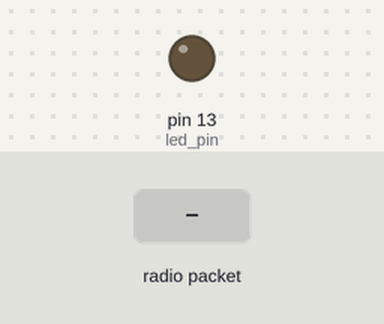
Bench run of a sketch on a simulated Arduino Uno, built with avr-gcc and run on an emulated ATmega328P. On the bench: output pins drawn as LEDs (lit = HIGH). The inputs (shaded band) are chosen by the test bench. No radio packets arrive unless stated; what the sketch prints to the serial monitor is not drawn.

Above: at 1.2 s.
1.3 s: radio packet "1" arrives
Timing chart, 0 to 4.3 s (numbered marks = the images above; inputs shaded):
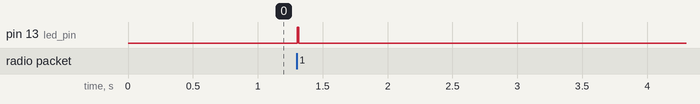

The sketch:

Node3.ino
```cpp
#include <VirtualWire.h>

const int led_pin = 13;
const int transmit_pin = 2;
const int receive_pin = 3;
const int transmit_en_pin = 3;

void setup()
{
  // Initialise the IO and ISR
  Serial.begin(9600);
  vw_set_tx_pin(transmit_pin);
  vw_set_rx_pin(receive_pin);
  //vw_set_ptt_pin(transmit_en_pin);
  vw_set_ptt_inverted(true); // Required for DR3100
  vw_setup(2000);   // Bits per sec
  pinMode(led_pin, OUTPUT);
}

byte count = 1;
double milli = millis();

void loop()
{
  char msg[7] = {'3'};
  uint8_t buf[VW_MAX_MESSAGE_LEN];
  uint8_t buflen = VW_MAX_MESSAGE_LEN;

  //msg[0] = count;
  if (millis() - milli >= 6000) {milli = millis();}
  if (millis() - milli >= 4000 && millis() - milli <= 5980){
    //digitalWrite(led_pin, HIGH); // Flash a light to show transmitting
    vw_set_ptt_inverted(true); // Required for DR3100
    vw_rx_stop();
    //Serial.println("2 Tx");
    vw_send((uint8_t *)msg, 7);
    vw_wait_tx(); // Wait until the whole message is gone
    //digitalWrite(led_pin, LOW);
  }

  if (millis() - milli >= 10 && millis() - milli <= 1980){
    //digitalWrite(led_pin, HIGH); // Flash a light to show transmitting
    vw_rx_start();       // Start the receiver PLL running
    //Serial.println("2 Rx");
    if (vw_get_message(buf, &buflen)) {
      Serial.println(buf[0]);
      if(buf[0] == 49) {Serial.println("Perfect");digitalWrite(led_pin, HIGH);}
      } // Non-blocking
    //digitalWrite(led_pin, LOW);
  }

  if (millis() - milli >= 2000 && millis() - milli <= 3980){
    //digitalWrite(led_pin, HIGH); // Flash a light to show transmitting
    vw_rx_start();       // Start the receiver PLL running
    //Serial.println("2 Rx");
    if (vw_get_message(buf, &buflen)) {
      Serial.println(buf[0]);
      if(buf[0] == 50) {Serial.println("Perfect");digitalWrite(led_pin, HIGH);}
      } // Non-blocking
    //digitalWrite(led_pin, LOW);
  }

  delay(10);
  digitalWrite(led_pin, LOW);
  //count = count + 1;
}
```

Measured:
- after the input at 1.3 s, pin 13 (led_pin): LOW → HIGH at once, → LOW 0.01 s later
